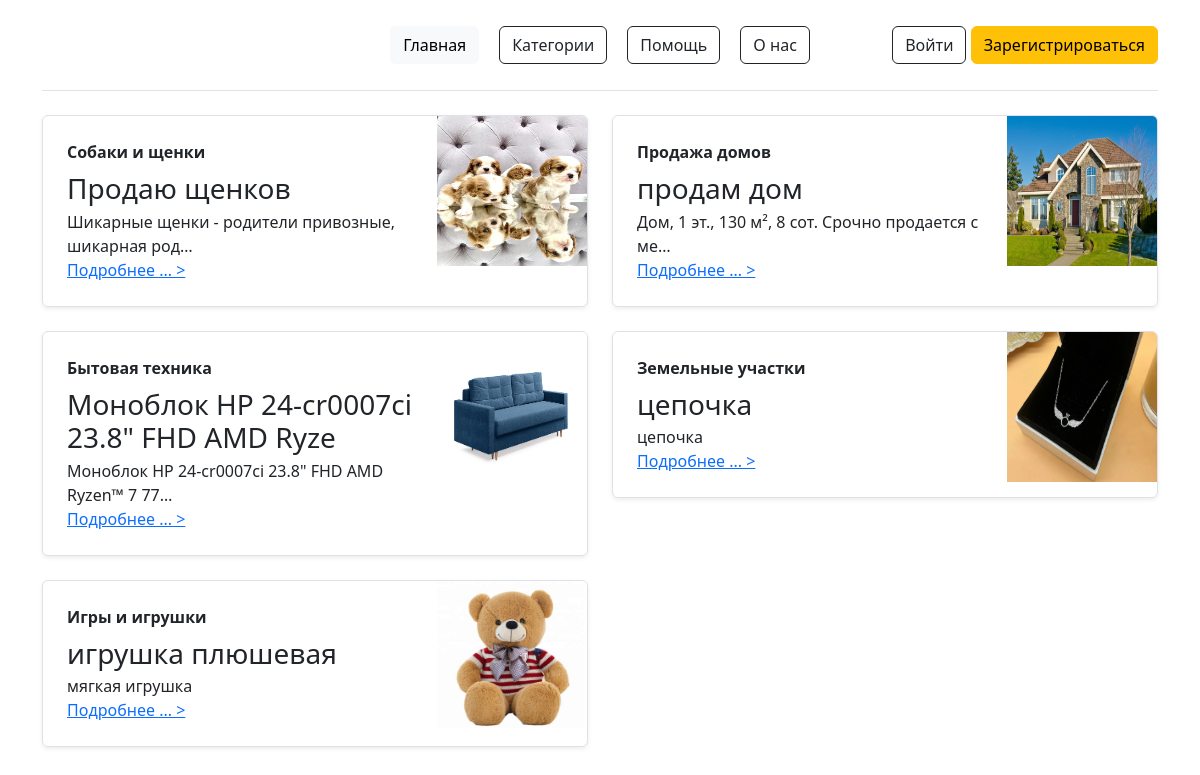
The page / on the database its author committed.
### ads/models.py (models this page shows, shortened)
class Ads(models.Model):
    image = models.ImageField(upload_to ="ads/", verbose_name = "Изображение", help_text= "Добавьте фотографию")
    title = models.CharField(max_length=100, verbose_name = "Название продукта", help_text= "Напишите название вашего продукта")
    description = models.TextField(verbose_name = "Описание", max_length = 999, help_text= "Описание продукта ...")
    price = models.DecimalField(max_digits=15, decimal_places=2, verbose_name = "Цена")
    contact = models.CharField(max_length=100, verbose_name = "Связь")
    address = models.CharField(max_length=255, verbose_name = "Адрес")
    category = models.ForeignKey(Category, on_delete=models.CASCADE, verbose_name = "Категория", help_text= "Укажите категорию вашего продукта")
    whatsapp = models.URLField(verbose_name = "ссылка на WhatsApp", blank=True, null=True)
    telegram = models.URLField(verbose_name = "ссылка на Telegram", blank=True, null=True)
    instagram = models.URLField(verbose_name = "ссылка на Instagram", blank=True, null=True)
    user = models.ForeignKey(User, on_delete=models.CASCADE, verbose_name = "Пользователь", help_text= "Пользователь, разместивший объявление")
    created_at = models.DateTimeField(auto_now_add=True, verbose_name = "Дата создания")
    class Meta:
        verbose_name = "Объявление"
        verbose_name_plural = "Объявления"

class Category(models.Model):
    title = models.CharField(max_length=100, verbose_name = "Название категории", help_text= "Категория, к которой принадлежит продукт")
    main_category = models.CharField(max_length=100,choices=CATEGORY_CHOICES, default = "real_estate", verbose_name = "Главная категория", help_text= "Главная категория")
    created_at = models.DateTimeField(auto_now_add=True, verbose_name = "Дата создания")
    def __str__(self):
        return self.title
    class Meta:
        verbose_name = "Категория"
        verbose_name_plural = "Категории"

### home/views.py (the view)
# urls.py: path('', index, name='home'),
def index(request):
    ads = Ads.objects.all()
    context = {
        'context_ads' : ads,
    }
    return render(request, 'index.html', context)

### templates/index.html (shortened to what this page needs)
{% extends 'base.html' %}
{% block auth_button %}
{% if user.is_authenticated %}
<div class="btn-group">
  <button type="button" class="btn btn-outline-light dropdown-toggle mx-2" data-toggle="dropdown" aria-haspopup="true"
    aria-expanded="false">
    {% if user.profile.image %}
    <img src = "{{ user.profile.image.url }}" width="32" height="32" class="rounded-circle">
    {% else %}
    <img src="https://i.pinimg.com/736x/f5/c4/b9/f5c4b99f52e156acd29fd7f9bc5933a2.jpg"
        alt="mdo" width="32" height="32" class="rounded-circle">
    {% endif %}
  </button>
  <div class="dropdown-menu">
    <a class="dropdown-item" href="{% url 'profile' user.id %}">Личный кабинет</a>
    <button type="button" class="dropdown-item">
      Сообщения
      <span class="position-absolute top-0 start-100 translate-middle badge rounded-pill bg-danger">
        0
        <span class="visually-hidden">unread messages</span>
      </span>
    </button>
    <a class="dropdown-item" href="{% url 'myads' %}">Мои объявления</a>
    <a class="dropdown-item" href="#">Настройки</a>
    <hr class="dropdown-divider">
    <a class="dropdown-item" href="{% url 'logout' %}"> Выйти</a>
  </div>
</div>
{% else %}
<a href="{% url 'login' %}" class="btn btn-outline-dark">Войти </a>
<a href="{% url 'register' %}" class="btn btn-warning">Зарегистрироваться</a>
{% endif %}
{% endblock %}
{% block content %}
<div class="container">
  <div class="row mb-2">
    {% for ads in context_ads %}
    <div class="col-md-6">
      <div class="row g-0 border rounded overflow-hidden flex-md-row mb-4 shadow-sm h-md-250 position-relative"
        style="background-color: rgba(255, 255, 255, 0.5);">
        <div class="col p-4 d-flex flex-column position-static">
          <strong class="d-inline-block mb-2 text-primary-emphasis">{{ ads.category }}</strong>
          <h3 class="mb-0">{{ ads.title }}</h3>
          <p class="card-text mb-auto">{{ ads.description|truncatechars:50 }}</p>
          <a href="{% url 'ads_detail' ads.id %}" class="icon-link gap-1 icon-link-hover stretched-link">Подробнее ... >
          </a>
        </div>
        <div class="col-auto d-none d-lg-block">
          <img class="bd-placeholder-img" src="{{ ads.image.url }}" width="150" height="150">
        </div>
      </div>
    </div>
    {% endfor %}
  </div>
</div>
{% endblock %}

### templates/base.html (shortened to what this page needs)
{% load static %}
<!DOCTYPE html>
<html lang="en">
<head>
    <link rel="stylesheet" href="https://cdn.jsdelivr.net/npm/bootstrap@5.2.3/dist/css/bootstrap.min.css"
>
</head>
<body>
    <div class="container"  >
        <header class="d-flex flex-wrap align-items-center justify-content-center justify-content-md-between py-3 mb-4 border-bottom">
          <div class="col-md-3 mb-2 mb-md-0">
            <a href="/" class="d-inline-flex link-body-emphasis text-decoration-none">
              <svg class="bi" width="40" height="32" role="img" aria-label="Bootstrap"><use xlink:href="#bootstrap"></use></svg>
            </a>
          </div>
          <ul class="nav col-12 col-md-auto mb-2 justify-content-center mb-md-0" >
            <li><a href="/" class="btn btn-light" style="margin: 10px;">Главная</a></li>
             <li><a href="#" class="btn btn-outline-dark" style="margin: 10px;">Категории</a></li>
             <li><a href="#" class="btn btn-outline-dark" style="margin: 10px;">Помощь</a></li>
             <li><a href="#" class="btn btn-outline-dark" style="margin: 10px;">О нас</a></li>
           </ul>
          <div class="col-md-3 text-end">
            {% block auth_button %}
            {% endblock %}
          </div>
        </header>
      </div>
    {% block content %}
    {% endblock %}
</body>
</html>

### templates/base.html (style rules this page uses)
body { background-image: url(https://otkritkis.com/wp-content/uploads/2022/07/hrjf8.gif); background-repeat: no-repeat; background-size: cover; }
header { background-color: rgba(255, 255, 255, 0.5); }

### rows shown on the page
Ads: category "Собаки и щенки", title "Продаю щенков", description "Шикарные щенки - родители привозные, шикарная род…", image (picture)
Ads: category "Продажа домов", title "продам дом", description "Дом, 1 эт., 130 м², 8 сот. Срочно продается с ме…", image (picture)
Ads: category "Бытовая техника", title "Моноблок HP 24-cr0007ci 23.8\" FHD AMD Ryze", description "Моноблок HP 24-cr0007ci 23.8\" FHD AMD Ryzen™ 7 77…", image (picture)
Ads: category "Земельные участки", title "цепочка", description "цепочка", image (picture)
Ads: category "Игры и игрушки", title "игрушка плюшевая", description "мягкая игрушка", image (picture)
